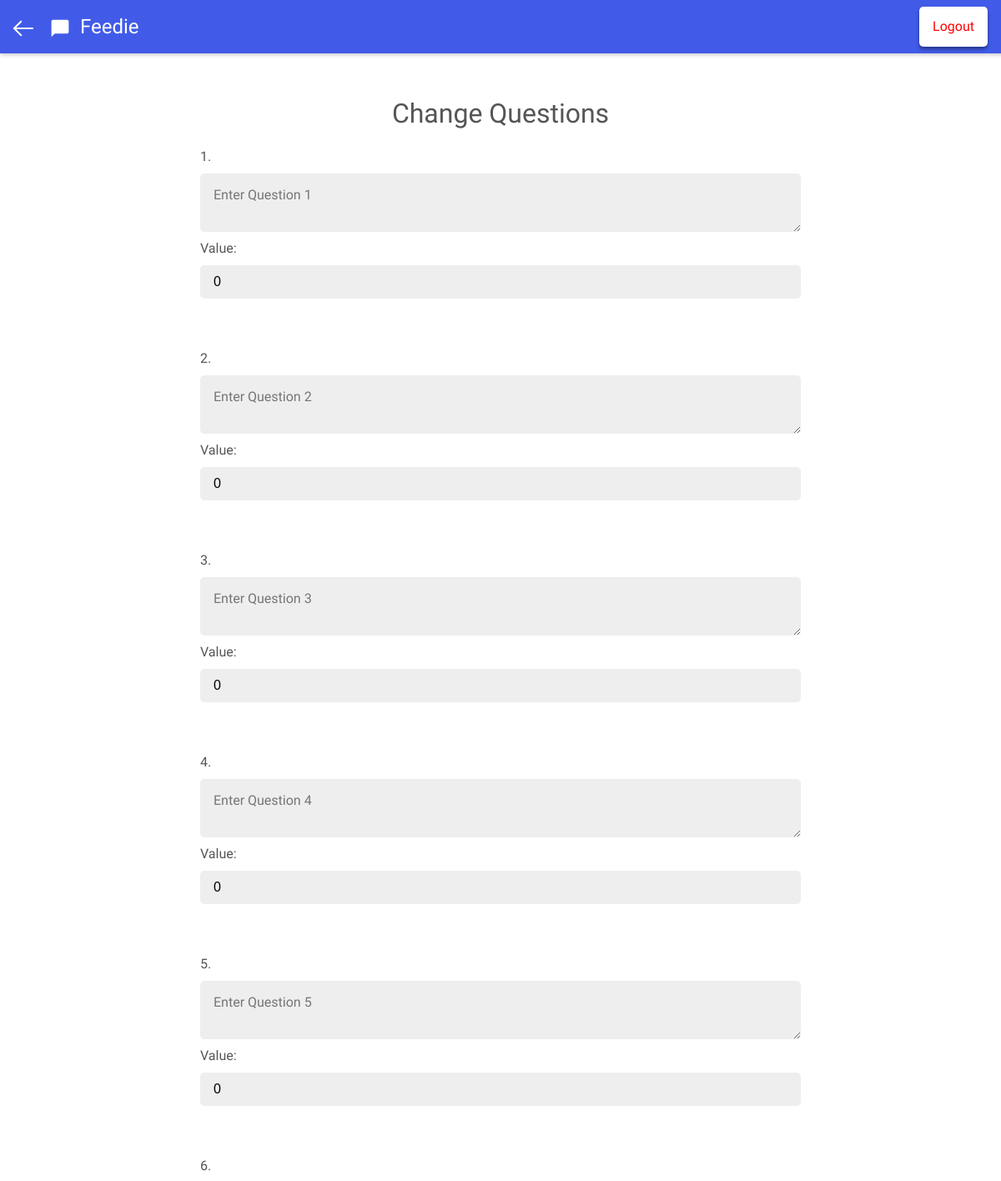
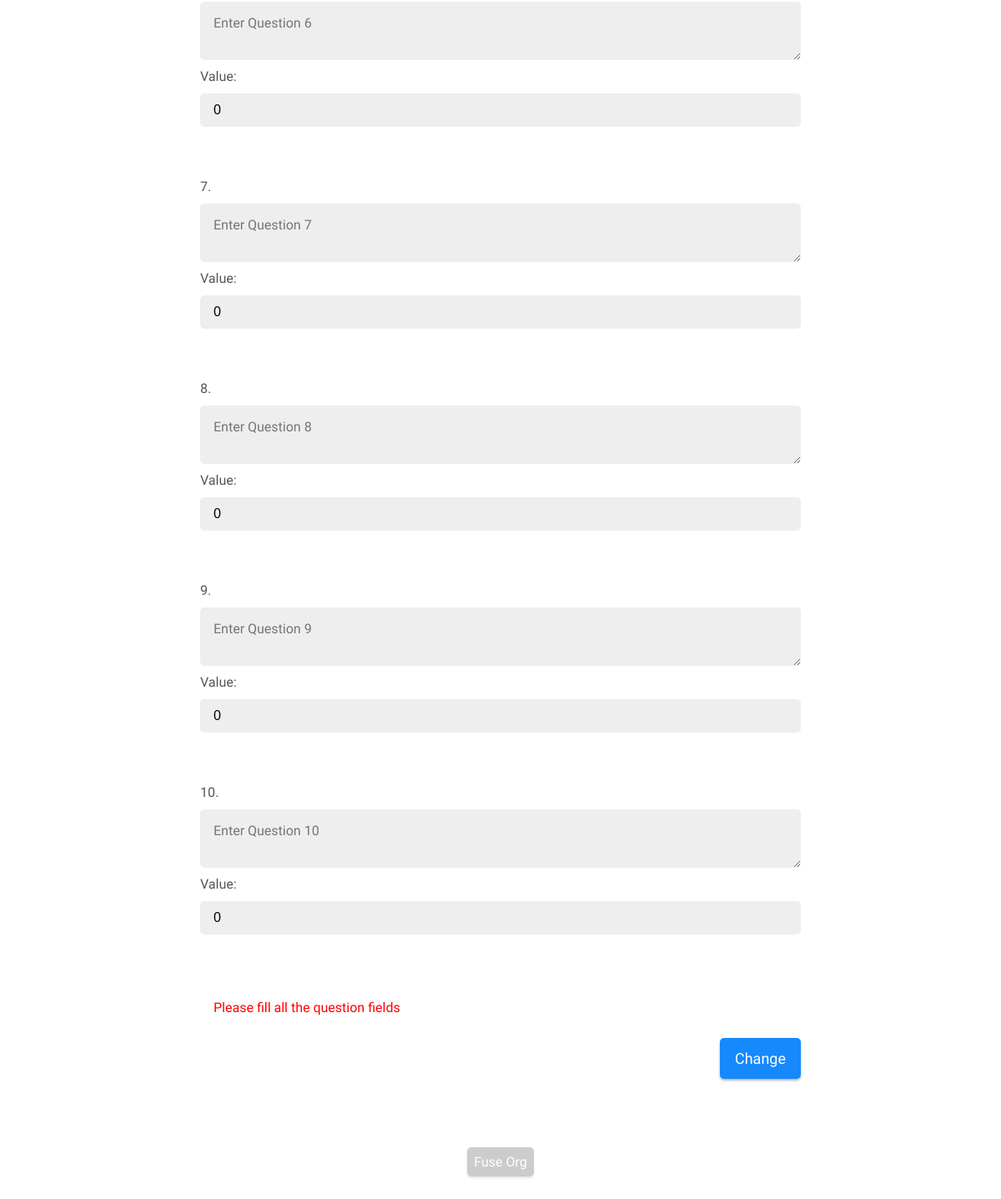
/maintainerportal/dashboard/changeqs/index.php (signed in), run on an earlier commit of the app's database (2 pictures, top to bottom).
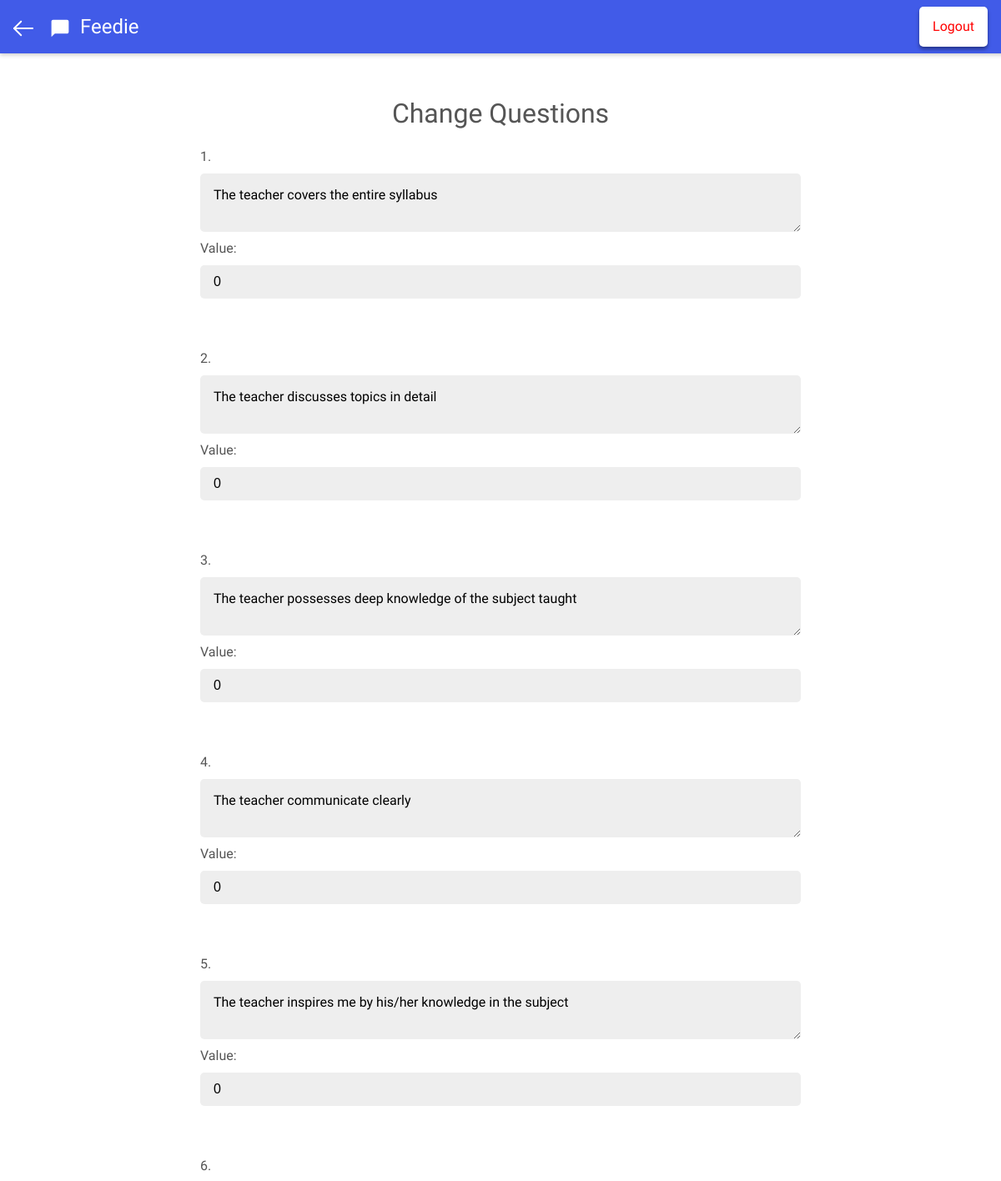
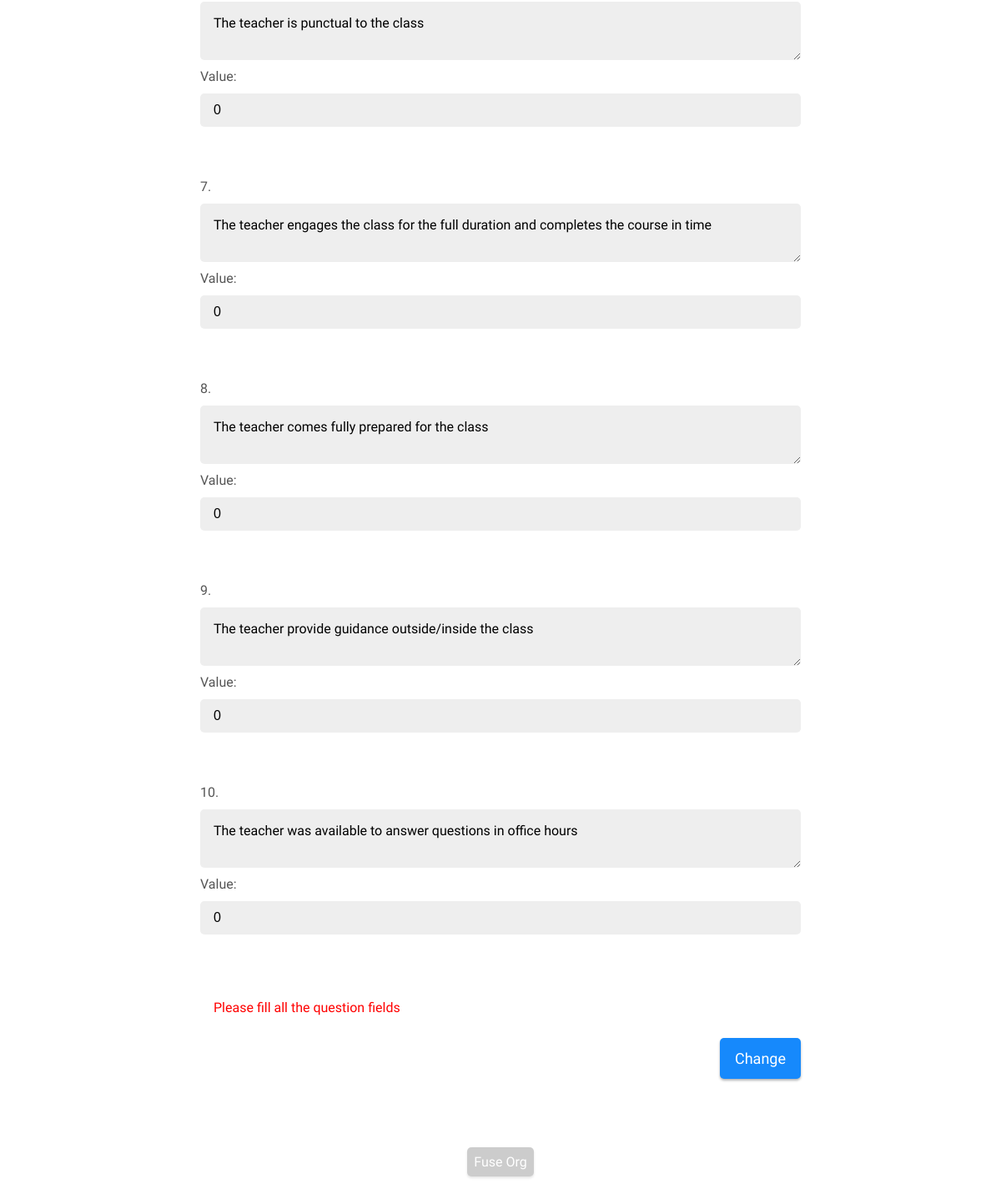
And on a later commit of the database (2 pictures, top to bottom).
### tables this page shows
CREATE TABLE `questions` (
  `quest_id` int(2) NOT NULL,
  `quest_content` varchar(250) DEFAULT NULL,
  `quest_value` int(2) NOT NULL DEFAULT '0'
);

### maintainerportal/dashboard/changeqs/index.php (the view, shortened to what this page needs)
<html>
 <head>
  <link rel="stylesheet" type="text/css" href="../../../css.css">
 </head>
 <body>
  <div class="header">
		<div><a href="../"><img src="../../../images/back.svg" class="home"></a></div>
		<img src="../../../images/logo.svg" class="logo"/>
		<div class="title">Feedie</div>
    <a href="../../?logout=1"><div class="logout">Logout</div></a>
  </div>
  <div class="wrapper">
  <div class="container">
		<div class="heading">Change Questions</div>
    <form class="myform" action="" method="post">
      <?php
        include('../../../db_config.php');
        $sql = "SELECT quest_content, quest_value FROM questions WHERE quest_id != 0 ORDER BY quest_id ASC ";
        $result = $conn->query($sql);
        $i = 1;
        if ($result->num_rows > 0){
          while ($row = $result->fetch_assoc()){
            echo $i.". ";
      ?>
			<textarea type="textarea" class="inputvalue" name="q[]" placeholder="Enter Question <?php echo $i; ?>" value="<?php echo $i; ?>"><?php echo $row["quest_content"]; ?></textarea>
      Value:
      <input type="textarea" class="inputvalue" style="margin-bottom: 60px; height: 40px;" name="v[]" placeholder="Enter Value/Mark for Question <?php echo $i; ?>" value="<?php echo $row["quest_value"]; ++$i; ?>">
      <?php
         }
        }
      ?>
    <div class="phpr" style="color:red">
    <label>
    <?php
      if ( !empty($_POST) ) {
        echo "Questions updated";
      }
      else{
        echo "Please fill all the question fields";
      }
    ?>
    </label>
    </div>
    <div style="text-align: right">
    <input class="button" type="submit" value="Change"/>
	  </div>
    </form>
  </div>
  </div>
  <footer><a href="https://fuse-org.firebaseapp.com" class="link" target="_blank">Fuse Org</a></footer>
 </body>
</html>

### css.css (style rules this page uses)
body { margin: 0; padding: 0; font-family: 'Product Sans', 'Roboto', 'Noto', sans-serif; font-size: 16px; line-height: 1.5; color: #555; text-rendering: optimizeLegibility; -webkit-font-smoothing: antialiased; font-smoothing: antialiased; -webkit-touch-callout: none; -webkit-user-select: none; -khtml-user-select: none; -moz-user-select: none; -ms-user-select: none; -o-user-select: none; user-select: none; }
* { transition: all .2s; }
a { text-decoration: none; outline: none; color: inherit; }
.header { background-color: #415be8; position: fixed; display: flex; top: 0px; left: 0px; width: 100%; height: 64px; padding: 0 16px; box-shadow: 0 2px 5px rgba(0,0,0,.2); color: #fff; vertical-align: middle; line-height: 64px; }
.home { width: auto; height: 24px; padding: 22px 0; margin-right: 16px; }
.logo { width: auto; height: 32px; padding: 18px 0; margin-right: 8px; }
.title { font-size: 24px; }
.wrapper { min-height: calc(100vh - 152px); display: flex; align-items: center; padding-top: 64px; }
.container { background-color: #fff; display: flex; flex-direction: column; padding: 32px; width: 60%; height: auto; margin: 0 auto; border-radius: 5px; }
.heading { font-size: 32px; text-transform: capitalize; margin: 16px 0; text-align: center; }
.myform { display: flex; flex-direction: column; width: 100%; }
.inputvalue { display: flex; font-size: 16px; widows: 100%; margin: 8px 0; padding: 16px; border: none; background-color: #eee; border-radius: 5px; }
textarea { min-width: 100%; font-family: 'Product Sans', 'Roboto', 'Noto', sans-serif; }
.button { font-family: 'Product Sans', 'Roboto', 'Noto', sans-serif; background-color: #1689fc; text-transform: capitalize; font-weight: 500; box-shadow: 0 2px 3px rgba(0,0,0,.3); border-radius: 5px; color: white; padding: 14px 18px; text-align: center; font-size: 18px; margin: 8px 0; border: 0; cursor: pointer; outline: 0; }
.phpr { color: #415be8; padding: 16px; }
.logout { position: fixed; right: 16px; box-shadow: 0 3px 4px rgba(0,0,0,.4); background-color: white; top: 8px; text-align: center; padding: 12px 16px; line-height: 1.5; border-radius: 5px; text-decoration: none; color: red; }
footer { display: block; padding: 32px 0; font-size: 16px; color: #555; text-align: center; width: 100%; }
a.link { padding: 8px; border-radius: 5px; background-color: rgba(0,0,0,.2); color: #fff; box-shadow: 0 2px 3px rgba(0,0,0,.1); }

What changed in the data, as far as the page shows it:
changed questions: quest_content "Enter Question 1" → "The teacher covers the entire syllabus"
changed questions: quest_content "Enter Question 2" → "The teacher discusses topics in detail"
changed questions: quest_content "Enter Question 3" → "The teacher possesses deep knowledge of the subject taught"
changed questions: quest_content "Enter Question 4" → "The teacher communicate clearly"
changed questions: quest_content "Enter Question 5" → "The teacher inspires me by his/her knowledge in the subject"
changed questions: quest_content "Enter Question 6" → "The teacher is punctual to the class"
changed questions: quest_content "Enter Question 7" → "The teacher engages the class for the full duration and completes the course in time"
changed questions: quest_content "Enter Question 8" → "The teacher comes fully prepared for the class"
changed questions: quest_content "Enter Question 9" → "The teacher provide guidance outside/inside the class"
changed questions: quest_content "Enter Question 10" → "The teacher was available to answer questions in office hours"
